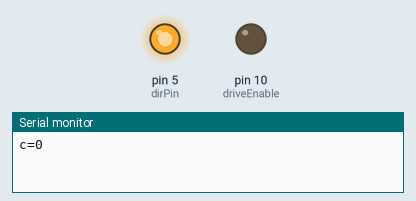
Recording of a sketch running on a simulated Arduino Uno, built with avr-gcc and run on an emulated ATmega328P. Parts: output pins drawn as LEDs (lit = HIGH), the last lines printed to the serial monitor. Pins used as bus, display or sensor lines are not drawn.

Above: at 0.6 s.
At 25.7 s:
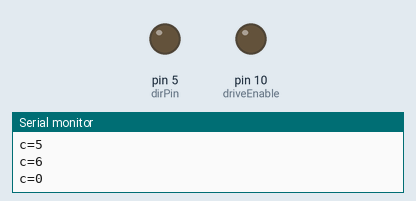
Timing chart, 0 to 30.6 s (numbered marks = the images above):
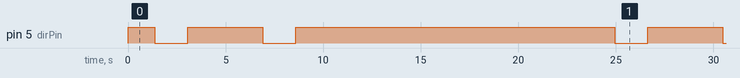

Measured:
- by itself, pin 5 (dirPin): repeats every 23.6 s: LOW 1.7 s, HIGH 3.8 s, LOW 1.7 s, HIGH 16.3 s
- by itself, everything shown: repeats every 23.6 s, in 4 steps

The sketch:

stepper_test.ino
```cpp
int dirPin = 5;
int stepperPin = 4;
int stepDriveSleep = 6;
int MS1 = 7;
int MS2 = 8;
int MS3 = 9;
int driveEnable = 10;
int c=0;
void setup() {
 pinMode(dirPin, OUTPUT);
 pinMode(stepperPin, OUTPUT);
 pinMode(stepDriveSleep,OUTPUT);
 pinMode(MS1,OUTPUT);
 pinMode(MS2,OUTPUT);
 pinMode(MS3,OUTPUT);
 pinMode(driveEnable,OUTPUT);
 Serial.begin(9600);
 digitalWrite(MS1,LOW); // Full Step
 digitalWrite(MS2,LOW);
 digitalWrite(MS3,LOW);
 digitalWrite(driveEnable,LOW); // Drive Enable

}
 void step(boolean dir,int steps){
 digitalWrite(dirPin,dir);
 delay(50);
 for(int i=0;i<steps;i++){
   digitalWrite(stepperPin, HIGH);
   delayMicroseconds(800);
   digitalWrite(stepperPin, LOW);
   delayMicroseconds(800);
 }
}
void loop(){
  Serial.print("c=");Serial.println(c);
  c++;
if (c>=0 & c<3){
   digitalWrite(stepDriveSleep,HIGH); // Disable Sleep
   step(true,200);
   delay(1000);
   step(false,200*2);
   delay(1000);
   step(true,200);
   delay(2000);
}else if (c>=3 & c<6){
  digitalWrite(stepDriveSleep,LOW); // Disable Sleep
  delay(4000);
}else if (c>6) c=0;

 delay(100);
}
```
